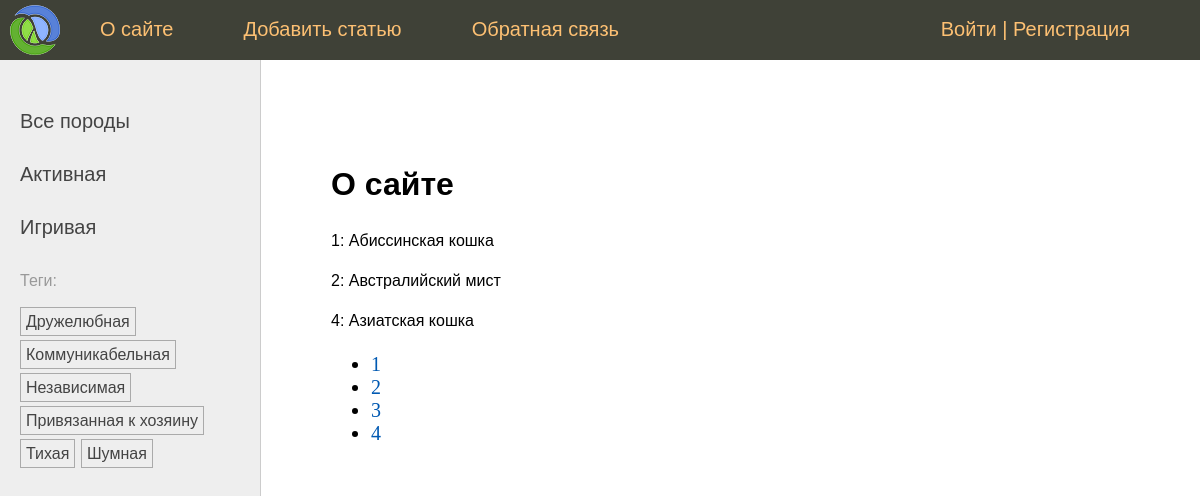
The page /about/ on the database its author committed.
### cats/models.py (models this page shows, shortened)
class Species(models.Model):
    name = models.CharField(
        max_length=100,
        db_index=True,
        verbose_name="Породы"
        )
    slug = models.SlugField(
        max_length=255,
        unique=True,
        db_index=True
        )
    class Meta:
        verbose_name = "Порода"
        verbose_name_plural = "Породы"
    def get_absolute_url(self):
        return reverse("species", kwargs={"spec_slug": self.slug})

class TagPost(models.Model):
    tag = models.CharField(
        max_length=100,
        db_index=True,
        )
    slug = models.SlugField(
        max_length=255,
        unique=True,
        )
    def get_absolute_url(self):
        return reverse("tag", kwargs={"tag_slug": self.slug})

class Cat(models.Model):
    class Status(models.IntegerChoices):
        DRAFT = 0, "Черновик"
        PUBLISHED = 1, "Опубликовано"
    title = models.CharField(
        max_length=255,
        verbose_name="Заголовок",
        )
    slug = models.SlugField(
        max_length=100,
        unique=True,
        db_index=True,
        verbose_name="Slug",
        blank=True
        )
    photo = models.ImageField(
        upload_to="photos/%Y/%m/%d",
        default=None,
        blank=True,
        null=True,
        verbose_name="Фото")
    content = models.TextField(
        blank=True,
        verbose_name="Текст статьи",
        )
    time_create = models.DateTimeField(
        auto_now_add=True,
        verbose_name="Время создания",
        )
    time_update = models.DateTimeField(
        auto_now=True,
        verbose_name="Время изменения",
        )
    is_published = models.IntegerField(
        choices=Status.choices,
        default=Status.PUBLISHED,
        verbose_name="Статус",
        )
    spec = models.ForeignKey(
        "Species",
        on_delete=models.PROTECT,
        related_name="posts",
        verbose_name="Породы",
        )
    tags = models.ManyToManyField(
        "TagPost",
        blank=True,
        related_name="tags",
        verbose_name="Теги",
        )
    owner = models.OneToOneField(
        "Owner",
        on_delete=models.SET_NULL,
        null=True,
        blank=True,
        verbose_name="Хозяин",
        )
    objects = models.Manager()
    published = PublishedManager()
    def __str__(self) -> str:
        return self.title
    class Meta:
        verbose_name = "Котик"
        verbose_name_plural = "Котики"
        ordering = ["title", ]
        indexes = [
            models.Index(fields=["title"]),  # Ускоряет поиск по полю, но увеличивает объем данных
        ] # неявный порядок сортировки

### cats/views.py (the view)
# urls.py: path("about/", views.about, name='about'),
def about(request):
    contact_list = Cat.published.all()
    paginator = Paginator(contact_list, 3)
    page_number = request.GET.get("page")
    page_obj = paginator.get_page(page_number)
    return render(request, "cats/about.html", {"title": "О сайте", "page_obj": page_obj})

### cats/models.py (called while the page is built)
    def get_queryset(self):
        return super().get_queryset().filter(is_published=Cat.Status.PUBLISHED)

### cats/templatetags/cat_tags.py (called while the page is built)
@register.inclusion_tag("cats/list_categories.html")
def show_categories(spec_selected=0):
    specs = Species.objects.annotate(total=Count("posts")).filter(posts__is_published=True).filter(total__gt=0)
    return {"specs": specs, "spec_selected": spec_selected}

@register.inclusion_tag("cats/list_tags.html")
def show_all_tags():
    return {"tags": TagPost.objects.annotate(total=Count("tags")).filter(total__gt=0)}

### users/context_processors.py (called while the page is built)
def get_cat_context(requset):
    return {"mainmenu": menu}

### cats/templates/cats/about.html
{% extends 'base.html' %}
{% block content %}
<h1>{{title}}</h1>
{% for item in page_obj%}
<p>{{ item.pk }}: {{ item }}</p>
{% endfor %}
<nav>
    <ul>
        {% for p in page_obj.paginator.page_range %}
    <li>
        <a href="?page={{ p }}">{{ p }}</a>
    </li>
        {% endfor %}
    </ul>
</nav>
{% endblock %}

### cats/templates/cats/list_categories.html
{% for spec in specs%}
    {% if spec.pk == spec_selected %}
        <li class="selected">{{ spec.name }}</li>
    {% else %}
        <li><a href="{{ spec.get_absolute_url }}">{{ spec.name }}</a></li>
    {% endif %}
{% endfor %}

### cats/templates/cats/list_tags.html
{% if tags %}
    <p>Теги:</p>
    <ul class="tags-list">
        {% for t in tags %}
            <li><a href="{{t.get_absolute_url}}">{{t.tag}}</a></li>
        {% endfor %}
    </ul>
{% endif %}

### cats/static/cats/css/styles.css (style rules this page uses)
html, body { font-family: 'Arial'; margin: 0; padding: 0; height: 100%; width: 100%; color: #444; }
a { color: #0059b2; text-decoration: none; }
.left-chapters ul { width: 230px; margin: 0; padding: 20px 10px 10px 20px; list-style: none; font-size: 20px; }
.left-chapters ul li { margin: 30px 0 0 0; color: #999; }
.left-chapters ul li a { color: #444; text-decoration: none; }
ul.tags-list { width: 100%; margin: 0; padding: 0; list-style: none; }
ul.tags-list li { margin: 0; padding: 0 0 10px; display: inline-block; }
ul.tags-list li a { padding: 5px; font-size: 16px; border: 1px solid #aaa; }
.content-text h1 { font-size: 32px; }
h1 { font-family: Arial, sans-serif; font-size: 24px; font-weight: bold; line-height: 1.5; }
p { font-family: Verdana, sans-serif; font-size: 16px; line-height: 1.5; }

### rows shown on the page
Species: name "Активная"
Species: name "Игривая"
TagPost: tag "Дружелюбная"
TagPost: tag "Коммуникабельная"
TagPost: tag "Независимая"
TagPost: tag "Привязанная к хозяину"
TagPost: tag "Тихая"
TagPost: tag "Шумная"
Cat: pk "1", title "Абиссинская кошка"
Cat: pk "2", title "Австралийский мист"
Cat: pk "4", title "Азиатская кошка"

### other values the page prints
{{ m.title }} "О сайте" "Добавить статью" "Обратная связь"
{{ title }} "О сайте"
{{ p }} "1" "2" "3" "4"
